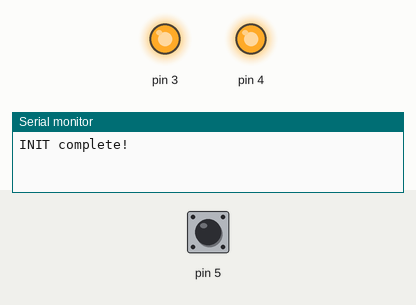
A program run on a simulated Arduino Uno, built with avr-gcc and run on an emulated ATmega328P. Parts: output pins drawn as LEDs (lit = HIGH), the last lines printed to the serial monitor. Dashed ring = blinking. The test bench sets the inputs (shaded band); at power-on: pin 5 HIGH. Pins used as bus, display or sensor lines are not drawn.

Above: at 1.4 s.
1.5 s: pin 5 pulled LOW for 0.15 s
At 2.4 s:
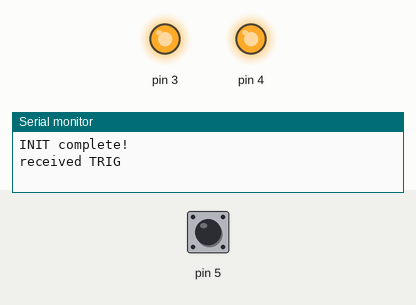
4.5 s: pin 5 pulled LOW for 3.2 s
At 4.95 s:
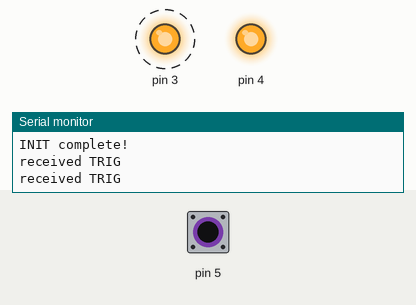
Timing chart, 0 to 9.5 s (numbered marks = the images above; inputs shaded):
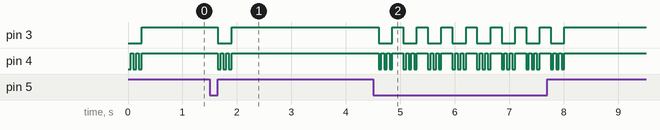

Measured:
- after the input at 1.5 s, pin 3: HIGH → LOW after 0.15 s, → HIGH 0.25 s later; pin 4: alternates HIGH for 0.05 s and LOW for 0.05 s, 6 changes in all, then stays HIGH, starting after 0.15 s
- after the input at 4.5 s, pin 3: alternates HIGH for 0.20 s and LOW for 0.25 s, 16 changes in all, then stays HIGH, starting after 0.10 s; pin 4: HIGH → LOW after 0.10 s, then repeats every 0.45 s: 2 × (HIGH 0.05 s, LOW 0.05 s), HIGH 0.20 s, LOW 0.05 s, until it stays HIGH from 8.0 s
- by itself, pin 4: alternates HIGH for 0.05 s and LOW for 0.05 s, 5 changes in all, then stays HIGH

The program:

main.cpp
```cpp
#include <Arduino.h>
boolean TRIG = true;

void blinkAbIm(int t){
  digitalWrite(2, HIGH);
  delayMicroseconds(t);
  digitalWrite(2, LOW);
}

void setup(void){
  Serial.begin(9600);

  pinMode(2, OUTPUT);  //сигнал AbIm
  pinMode(3, OUTPUT);  //сингал МОЛ
  pinMode(4, OUTPUT);  //сигнал CCD
  pinMode(5, INPUT_PULLUP);  //кнопка

  digitalWrite(2, LOW);  //AbIm off
  digitalWrite(3, HIGH);  //MOT on
  digitalWrite(4, HIGH);  //CCD on

  Serial.println("INIT complete!");
}

int Tblink = 10;
int EXPdelay = 200; // should be around 62us
// see https://www.thorlabs.us/Thorcat/15900/15982-D02/index.html
void loop(void){
  if(TRIG){
    digitalWrite(4, LOW); //CCD trig
    delayMicroseconds(EXPdelay); //waiting for the exposure start

    digitalWrite(3, LOW); //MOT off
    blinkAbIm(Tblink); //AbIm

    delay(50);
    digitalWrite(4, HIGH); //CCD reload
    delay(50);

    digitalWrite(4, LOW); //CCD trig
    delayMicroseconds(EXPdelay); //waiting for the exposure start
    blinkAbIm(Tblink); //AbIm

    delay(50);
    digitalWrite(4, HIGH); //CCD reload
    delay(50);

    digitalWrite(4, LOW); //CCD trig
    delayMicroseconds(EXPdelay); //waiting for the exposure start

    delay(50);
    digitalWrite(4, HIGH); //CCD reload
    digitalWrite(3, HIGH); //MOT on
    TRIG = false;
  }
  else{
    if(!digitalRead(5)){
          Serial.println("received TRIG");
          TRIG = true;
    }
  }
  delay(100);
}
```
